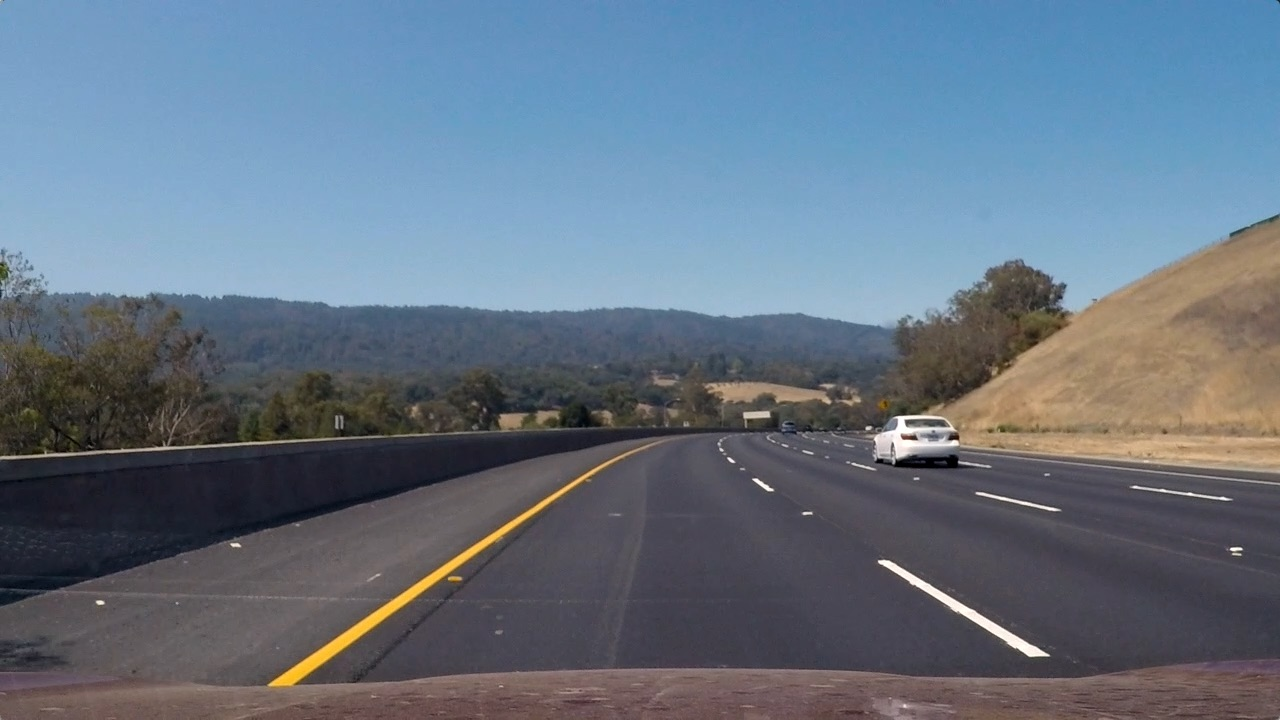
#> input picture test3.jpg, 1280 x 720 px, given in place of project_video.mp4, which was not available
$ jupyter execute 'Lane line detection project (1).ipynb'   (shell and % lines are left out)   (older library calls are emulated)   (text cells are left out)
#> lines starting #> are read from the running program, lines starting #| are printed output that depends on the picture; pictures that were not available may be replaced by others from this repository, and a replacement may not be noted
[cell 1]
import numpy as np
import cv2
import glob
import os
import matplotlib.pyplot as plt
import sys

[cell 2]
def abs_sobel_thresh(img, orients='x', sobel_kernel=3, thresh=(0,255)):
    gray = cv2.cvtColor(img, cv2.COLOR_BGR2GRAY)

    if(orients == 'x'):
        abs_sobel = np.absolute(cv2.Sobel(gray, cv2.CV_64F, 1, 0, ksize=sobel_kernel))
    if(orients == 'y'):
        abs_sobel = np.absolute(cv2.Sobel(gray, cv2.CV_64F, 0, 1, ksize=sobel_kernel))

    scaled_sobel = np.uint8((255*abs_sobel)/np.max(abs_sobel))

    binary_output = np.zeros_like(scaled_sobel)
    binary_output[(scaled_sobel >= thresh[0]) & (scaled_sobel <= thresh[1])] = 1

    return binary_output

[cell 3]
def mag_thresh(img, sobel_kernel=3, thresh=(0, 255)):

    gray = cv2.cvtColor(img, cv2.COLOR_BGR2GRAY)

    sobelx = cv2.Sobel(gray, cv2.CV_64F, 1, 0, ksize=sobel_kernel)
    sobely = cv2.Sobel(gray, cv2.CV_64F, 0, 1, ksize=sobel_kernel)

    grad_mag = np.sqrt(sobelx**2 + sobely**2)

    scale_factor = np.max(grad_mag)/255

    grad_mag = (grad_mag/scale_factor).astype(np.uint8)

    binary_output = np.zeros_like(grad_mag)
    binary_output[(grad_mag >= thresh[0]) & (grad_mag <= thresh[1])] = 1

    return binary_output

[cell 4]
def dir_thresh(img, sobel_kernel=3, thresh=(0,np.pi/2)):
    gray = cv2.cvtColor(img, cv2.COLOR_BGR2GRAY)
    sobelx = cv2.Sobel(gray, cv2.CV_64F, 1, 0, ksize=sobel_kernel)
    sobely = cv2.Sobel(gray, cv2.CV_64F, 0, 1, ksize=sobel_kernel)
    abs_grad_dir = np.arctan2(np.absolute(sobely), np.absolute(sobelx))
    binary_output = np.zeros_like(abs_grad_dir)
    binary_output[(abs_grad_dir >= thresh[0]) & (abs_grad_dir <= thresh[1])] = 1

    return binary_output

[cell 5]
def hls_select(img, thresh=(0,255)):
    """
    A function that converts the image from RGB to HLS and apply thresholdd
    """
    hls = cv2.cvtColor(img, cv2.COLOR_RGB2HLS)
    S = hls[:,:,2]
    binary_output = np.zeros_like(S)
    binary_output[(S > thresh[0]) & (S <= thresh[1])] = 1

    return binary_output

[cell 6]
def warp_image(img):

    img_size = (img.shape[1], img.shape[0])

    src = np.float32(
        [[273,680],
         [1046,680],
         [585,455],
         [700,455]])

    dst = np.float32(
        [[300,720],
         [980,720],
         [300,0],
         [980,0]])

    M = cv2.getPerspectiveTransform(src,dst)
    Minv = cv2.getPerspectiveTransform(dst,src)
    warped_image = cv2.warpPerspective(img, M, img_size, flags=cv2.INTER_LINEAR)
    unwarped_image = cv2.warpPerspective(img, Minv, img_size, flags=cv2.INTER_LINEAR)

    return warped_image, unwarped_image, M, Minv

[cell 7]
# [7 lines left out: function hist, not called in this run]

[cell 8]
def find_lane_pixels(warped_image, plot= False):

    #Try changing nwindows from 9 and see what is the difference

    # make a copy to work on
    binary_warped = warped_image.copy()

    # Take a histogram of the bottom half of the image
    histogram = np.sum(binary_warped[binary_warped.shape[0]//2:,:], axis=0)

    # Create an output image to draw on and visualize the result
    out_img = np.dstack((binary_warped, binary_warped, binary_warped))

    # Find the peak of the left and right halves of the histogram
    # These will be the starting point for the left and right lines
    #midpoint = np.int(histogram.shape[0]//4)
    midpoint = int(histogram.shape[0]//2)
    leftx_base = np.argmax(histogram[:midpoint])

    # we shouldn't take the range from midpoint to end because it will detect
    # the lane line in the end of the photo not the end of the same lane line
    rightx_base = np.argmax(histogram[midpoint:midpoint + 500]) + midpoint

    # HYPERPARAMETERS
    # Choose the number of sliding windows
    nwindows = 9
    # Set the width of the windows +/- margin
    margin = 100
    # Set minimum number of pixels found to recenter window
    minpix = 50

    # Set height of windows - based on nwindows above and image shape
    window_height = int(binary_warped.shape[0]//nwindows)

    # Identify the x and y positions of all nonzero pixels in the image
    nonzero = binary_warped.nonzero()
    nonzeroy = np.array(nonzero[0])
    nonzerox = np.array(nonzero[1])

    # Current positions to be updated later for each window in nwindows
    leftx_current = leftx_base
    rightx_current = rightx_base

    # Create empty lists to receive left and right lane pixel indices
    left_lane_inds = []
    right_lane_inds = []

    # Step through the windows one by one
    for window in range(nwindows):
        # Identify window boundaries in x and y (and right and left)
        win_y_low = binary_warped.shape[0] - (window+1)*window_height
        win_y_high = binary_warped.shape[0] - window*window_height
        win_xleft_low = leftx_current - margin
        win_xleft_high = leftx_current + margin
        win_xright_low = rightx_current - margin
        win_xright_high = rightx_current + margin

        # Draw the windows on the visualization image
        cv2.rectangle(out_img,(win_xleft_low,win_y_low),
        (win_xleft_high,win_y_high),(0,255,0), 2)
        cv2.rectangle(out_img,(win_xright_low,win_y_low),
        (win_xright_high,win_y_high),(0,255,0), 2)

        # Identify the nonzero pixels in x and y within the window #
        good_left_inds = ((nonzeroy >= win_y_low) & (nonzeroy < win_y_high) &
        (nonzerox >= win_xleft_low) &  (nonzerox < win_xleft_high)).nonzero()[0]
        good_right_inds = ((nonzeroy >= win_y_low) & (nonzeroy < win_y_high) &
        (nonzerox >= win_xright_low) &  (nonzerox < win_xright_high)).nonzero()[0]

        # Append these indices to the lists
        left_lane_inds.append(good_left_inds)
        right_lane_inds.append(good_right_inds)

        # If you found > minpix pixels, recenter next window on their mean position
        if len(good_left_inds) > minpix:
            leftx_current = int(np.mean(nonzerox[good_left_inds]))
        if len(good_right_inds) > minpix:
            rightx_current = int(np.mean(nonzerox[good_right_inds]))

    # Generate x and y values for plotting
    ploty = np.linspace(0, binary_warped.shape[0]-1, binary_warped.shape[0])

    # Concatenate the arrays of indices (previously was a list of lists of pixels)
    try:
        left_lane_inds = np.concatenate(left_lane_inds)
        right_lane_inds = np.concatenate(right_lane_inds)
    except ValueError:
        # Avoids an error if the above is not implemented fully
        pass

    # Extract left and right line pixel positions
    leftx = nonzerox[left_lane_inds]
    lefty = nonzeroy[left_lane_inds]
    rightx = nonzerox[right_lane_inds]
    righty = nonzeroy[right_lane_inds]

    if plot == True:
        plt.figure(figsize=(10,10))
        fig = plt.figure()

        plt.imshow(out_img)
        plt.plot(leftx, ploty, color='yellow')
        plt.plot(rightx, ploty, color='yellow')
        plt.xlim(0, 1280)
        plt.ylim(720, 0)

    return leftx, lefty, rightx, righty, out_img

[cell 9]
def fit_polynomial(binary_warped):
    # Find our lane pixels first
    leftx, lefty, rightx, righty, out_img = find_lane_pixels(binary_warped, plot=False)

    # Fit a second order polynomial to each using `np.polyfit`
    left_fit = np.polyfit(lefty, leftx, 2)
    right_fit = np.polyfit(righty, rightx, 2)

    # Generate x and y values for plotting
    ploty = np.linspace(0, binary_warped.shape[0]-1, binary_warped.shape[0])
    try:
        left_fitx = left_fit[0]*ploty**2 + left_fit[1]*ploty + left_fit[2]
        right_fitx = right_fit[0]*ploty**2 + right_fit[1]*ploty + right_fit[2]
    except TypeError:
        # Avoids an error if `left` and `right_fit` are still none or incorrect
        print('The function failed to fit a line!')
        left_fitx = 1*ploty**2 + 1*ploty
        right_fitx = 1*ploty**2 + 1*ploty

    ## Visualization ##
    # Colors in the left and right lane regions
    out_img[lefty, leftx] = [255, 0, 0]
    out_img[righty, rightx] = [255, 0, 0]

    # Plots the left and right polynomials on the lane lines
    plt.plot(left_fitx, ploty, color='yellow')
    plt.plot(right_fitx, ploty, color='yellow')

    return left_fit, right_fit, out_img

[cell 10]
# [69 lines left out: function fit_continuous, not called in this run]

[cell 11]
def lane_detection(img_file, apply_blur=False):
    """""
    A pipeline function to get the output with one function,
    It is combining some lane detection the steps in one function
    """""

    # read image
    #image = cv2.imread(img_file)
    image = img_file
    #image = cv2.cvtColor(image, cv2.COLOR_BGR2RGB)

    # if blur argument is true define a kernel size of 5x5 and apply
    # gaussian blur
    if(apply_blur == True):
        kernel_size = 5
        image = cv2.GaussianBlur(image, (kernel_size,kernel_size), 0)


    # applying gradient and color thresholding then combining
    sobelx_bin = abs_sobel_thresh(image, orients='x', sobel_kernel=3, thresh=(22,100))
    mag_bin = mag_thresh(image, sobel_kernel=3, thresh=(40, 100))
    dir_bin = dir_thresh(image, sobel_kernel=3, thresh=(0.7, 1.3))

    S_channel_bin = hls_select(image, thresh=(90,255))

    # Combine different binary thresholds
    combined_bin1 = np.zeros_like(sobelx_bin)
    combined_bin1[(sobelx_bin == 1) | (S_channel_bin == 1)] = 1

    combined_bin2 = np.zeros_like(sobelx_bin)
    combined_bin2[(sobelx_bin == 1) | (S_channel_bin == 1) | (mag_bin == 1)] = 1

    # Apply perspective transform
    # return warped_image, unwarped_image, M, Minv of warp_image(img) function
    # we will need the Minv later
    # combined_bin1 is the best to work with

    warped_image, _,_,_ = warp_image(combined_bin1)

    return image, sobelx_bin, S_channel_bin, combined_bin1, combined_bin2, warped_image

[cell 12]
def curvature(left_fit, right_fit, binary_warped, print_data = True):
    """""""""
    This function calculates the radius of curvature of the road and the position
    from the center of the lane
    """""""""
    #ploty = np.linspace(0, binary_warped.shape[0]-1, binary_warped.shape[0])
    ploty = np.linspace(0, binary_warped.shape[0], binary_warped.shape[0])
    # Define y-value where we want radius of curvature
    # I'll choose the maximum y-value, corresponding to the bottom of the image
    y_eval = np.max(ploty)

    ym_per_pix = 30/720 # meters per pixel in y dimension
    xm_per_pix = 3.7/700 # meters per pixel in x dimension

    #Define left and right lanes in pixels
    leftx = left_fit[0]*ploty**2 + left_fit[1]*ploty + left_fit[2]
    rightx = right_fit[0]*ploty**2 + right_fit[1]*ploty + right_fit[2]

    #Identify new coefficients in metres
    left_fit_cr = np.polyfit(ploty*ym_per_pix, leftx*xm_per_pix, 2)
    right_fit_cr = np.polyfit(ploty*ym_per_pix, rightx*xm_per_pix, 2)

    # Calculate the new radii of curvature
    #left_curverad = ((1 + (2*left_fit_cr[0]*y_eval*ym_per_pix + left_fit_cr[1])**2)**1.5) / np.absolute(2*left_fit_cr[0])
    #right_curverad = ((1 + (2*right_fit_cr[0]*y_eval*ym_per_pix + right_fit_cr[1])**2)**1.5) / np.absolute(2*right_fit_cr[0])

    left_curverad = ((1 + (2*left_fit_cr[0]*y_eval*ym_per_pix + left_fit_cr[1])**2)**1.5) / np.absolute(2*left_fit_cr[0])
    right_curverad = ((1 + (2*right_fit_cr[0]*y_eval*ym_per_pix + right_fit_cr[1])**2)**1.5) / np.absolute(2*right_fit_cr[0])

    #Calculation of center
    #left_lane and right lane bottom in pixels
    left_lane_bottom = (left_fit[0]*y_eval)**2 + left_fit[0]*y_eval + left_fit[2]
    right_lane_bottom = (right_fit[0]*y_eval)**2 + right_fit[0]*y_eval + right_fit[2]
    # Lane center as mid of left and right lane bottom

    lane_center = (left_lane_bottom + right_lane_bottom)/2.
    #center_image = 640
    #center = (lane_center - center_image)*xm_per_pix #Convert to meters
    car_position = binary_warped.shape[1]/2
    lane_center_position = (leftx[719] + rightx[719]) / 2
    center = (car_position - lane_center_position) * xm_per_pix

    # [6 lines of commented-out code are left out]

    return left_curverad, right_curverad, center

[cell 13]
def project_lane_line(warped_image, left_fit, right_fit, orig_img):
    """""""""
    A function to fill the lane and unwarp the image
    """""""""
    new_img = np.copy(orig_img)
    binary_img = np.copy(warped_image)
    warp_zero = np.zeros_like(binary_img).astype(np.uint8)
    color_warp = np.dstack((warp_zero, warp_zero, warp_zero))

    ploty = np.linspace(0, binary_img.shape[0]-1, binary_img.shape[0])

    left_fitx = left_fit[0]*ploty**2 + left_fit[1]*ploty + left_fit[2]
    right_fitx = right_fit[0]*ploty**2 + right_fit[1]*ploty + right_fit[2]

    pts_left = np.array([np.transpose(np.vstack([left_fitx, ploty]))])
    pts_right = np.array([np.flipud(np.transpose(np.vstack([right_fitx, ploty])))])
    pts = np.hstack((pts_left, pts_right))

    cv2.fillPoly(color_warp, np.int_([pts]), (0,255, 0))
    cv2.polylines(color_warp, np.int32([pts_left]), isClosed=False, color=(255,0,0), thickness=15)
    cv2.polylines(color_warp, np.int32([pts_right]), isClosed=False, color=(255,0,0), thickness=15)

    filled_warp = np.copy(color_warp)
    _, newwarp,_,_ = warp_image(color_warp)

    result = cv2.addWeighted(new_img, 1, newwarp, 0.5, 0)
    return result, filled_warp

[cell 14]
def write_on_Image(orig, left_curve,right_curve,center_dist):
    """""""""
    A function to print info on the original image
    """""""""
    test_img = np.copy(orig)
    font = cv2.FONT_HERSHEY_DUPLEX
    rds_of_curve = (left_curve +right_curve)/2

    text = 'Radius of curvature: ' + '{:04.2f}'.format(rds_of_curve) + 'm'
    #cv2.putText(test_img, text, (40,70), font, 1.5, (200,255,155), 2, cv2.LINE_AA)
    cv2.putText(test_img, text, (40,70), font, 1.5, (228, 242, 68), 2, cv2.LINE_AA)
    if center_dist > 0:
        direction = 'right'
    else:
        direction = 'left'
    text = '{:04.3f}'.format(abs(center_dist)) + 'm '+ direction + ' of center'
    #cv2.putText(test_img, text, (40,120), font, 1.5, (200,255,155), 2, cv2.LINE_AA)
    cv2.putText(test_img, text, (40,120), font, 1.5, (228, 242, 68), 2, cv2.LINE_AA)

    return test_img

[cell 15]
def Print_stacked_image(imgArray, resize_param):
    """""
    A function that will take an array of images and stack them together to get
    the stacked image that is used in debugging mode
    """""
    #imgArray[0] = cv2.resize(imgArray[0], (0, 0), None, resize_param, resize_param)

    for i in range(0,6):
        imgArray[i] = cv2.resize(imgArray[i], (0, 0), None, resize_param/2, resize_param/1.3)

    h1, w1 = imgArray[0].shape[:2]
    #h2, w2 = imgArray[1].shape[:2]

    imgStack = np.zeros((3*h1, 3*w1, 3), dtype=np.uint8)
    imgStack[:,:] = (255,255,255)


    for i in range(0,6):
        if imgArray[i].ndim == 2:
            imgArray[i] = 255 * np.expand_dims(imgArray[i], axis=2)


    imgStack[:h1, :w1,:3] = imgArray[0]
    imgStack[:h1, w1:2*w1, :3] = imgArray[1]
    imgStack[:h1, 2*w1:3*w1, :3] = imgArray[2]
    imgStack[h1:2*h1, :w1, :3] = imgArray[3]
    imgStack[h1:2*h1, w1:2*w1, :3] = imgArray[4]
    imgStack[h1:2*h1, 2*w1:3*w1, :3] = imgArray[5]

    #cv2.imshow('imgStack',imgStack)
    return imgStack

[cell 16]
def pipeline(img, resize_param):

    image = img

    counter = 0
    #global last_left
    #global last_right
    #global left_fit
    #global right_fit

    #inputVideo = './project_video.mp4'
    #outputVideo ='./output_videos/project_video.mp4'

    orig, sobelx_bin, S_channel_bin, combined_bin1, combined_bin2, warped_image = lane_detection(image, apply_blur=False)

    if counter == 0:
        left_fit, right_fit, out_img = fit_polynomial(warped_image)
    else:
        left_fit, right_fit, out_img  = fit_continuous(left_fit, right_fit, warped_image, plot = False)


    # Get radius of curvature and position
    # return left_curverad, right_curverad, center
    left_curverad, right_curverad, center = curvature(left_fit, right_fit, out_img)

    #fill lane and unwarp
    filled_img, filled_warp = project_lane_line(warped_image, left_fit, right_fit, orig)

    # Print radius of curvature and position on the original photo
    final = write_on_Image(filled_img, left_curverad, right_curverad, center)


    #plt.imshow(out_img)
    img_stack = Print_stacked_image([image, sobelx_bin, warped_image, out_img, filled_warp,final], resize_param)

    #return final
    #return sobelx_bin, warped_image, out_img, final, filled_warp, img_stack
    return final, img_stack

[cell 17]
def Prcoess_video(filename, resize_param, debug, save, show):

#> called with filename = 'project_video.mp4', resize_param = 0.8, debug = 1, save = 0, show = 1
    video = cv2.VideoCapture(filename)
    output_name = filename.replace(".mp4","")
    output_name = output_name + '_out.mp4'
    if(debug == 1):
        output_name = output_name.replace(".mp4","")
        output_name = output_name + '_stacked.mp4'


    if (video.isOpened() == False):
        print("Error reading video file")

    frame_width = int(video.get(3))
    frame_height = int(video.get(4))

    if(debug):
       frame_width = int(frame_width * resize_param * 1.5)
       frame_height = int(frame_height * resize_param * 1.5)


    result = cv2.VideoWriter(output_name, cv2.VideoWriter_fourcc(*'MJPG'), 25, (frame_width, frame_height))

    while(video.isOpened()):
        ret, frame = video.read()
#> frame is the input picture: shape (720, 1280, 3); mean B, G, R 130.7, 115.3, 101.1

        if(ret):
            final, img_stack = pipeline(frame, resize_param)
#> in lane_detection, `sobelx_bin = abs_sobel_thresh(image, orients='x', sobel_kernel=3, thre..`:
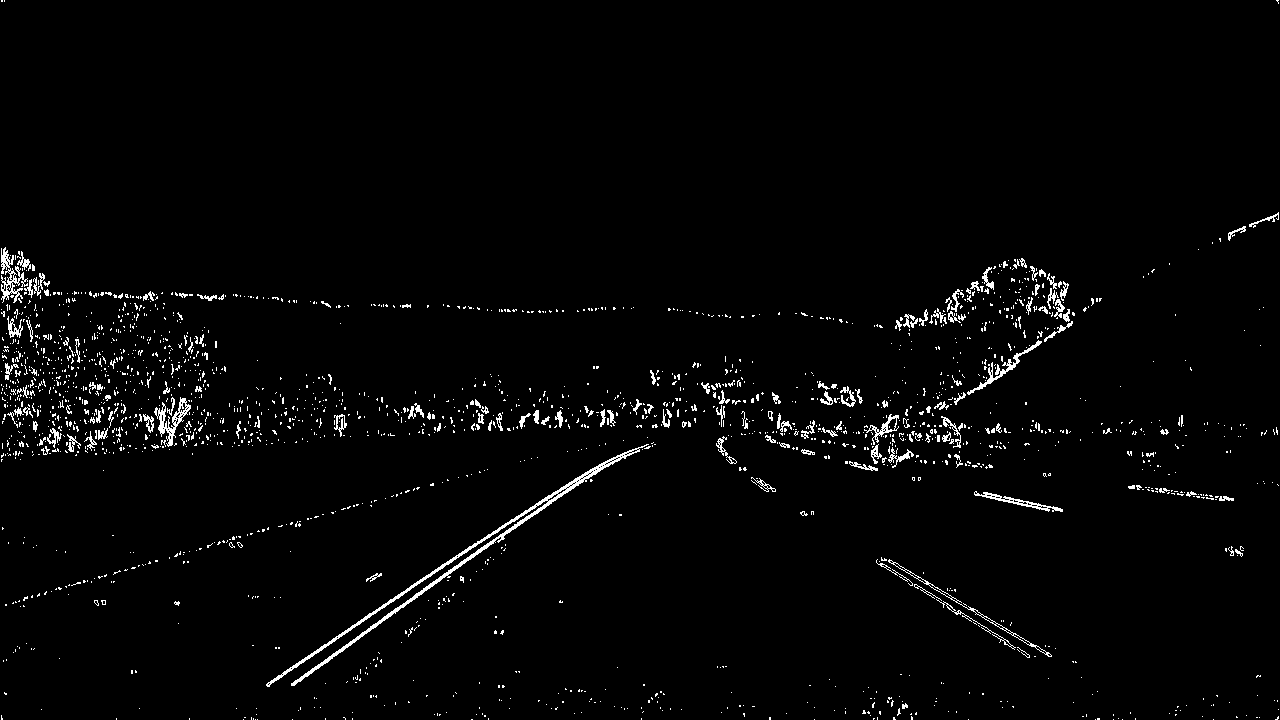
#> sobelx_bin: shape (720, 1280); values 0 (black) and 1 (white), 2.2% white in thin lines or dots
#> in mag_thresh, `sobely = cv2.Sobel(gray, cv2.CV_64F, 0, 1, ksize=sobel_kernel)`:
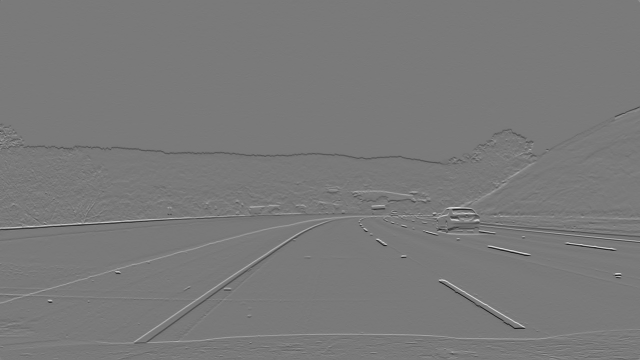
#> sobely: shape (720, 1280) float64 (shown at 1/2 size); min -745, max 812, mean -0.5; drawn with min black and max white
#> in mag_thresh, `scale_factor = np.max(grad_mag)/255`: scale_factor = 3.19
#> in dir_thresh, `abs_grad_dir = np.arctan2(np.absolute(sobely), np.absolute(sobelx))`:
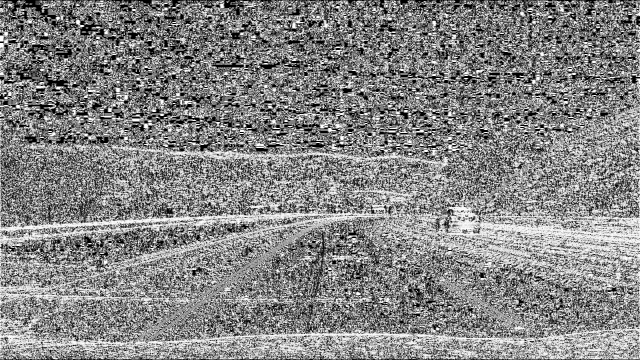
#> abs_grad_dir: shape (720, 1280) float64 (shown at 1/2 size); min 0, max 1.57, mean 0.82; drawn with min black and max white
#> in lane_detection, `dir_bin = dir_thresh(image, sobel_kernel=3, thresh=(0.7, 1.3))`:
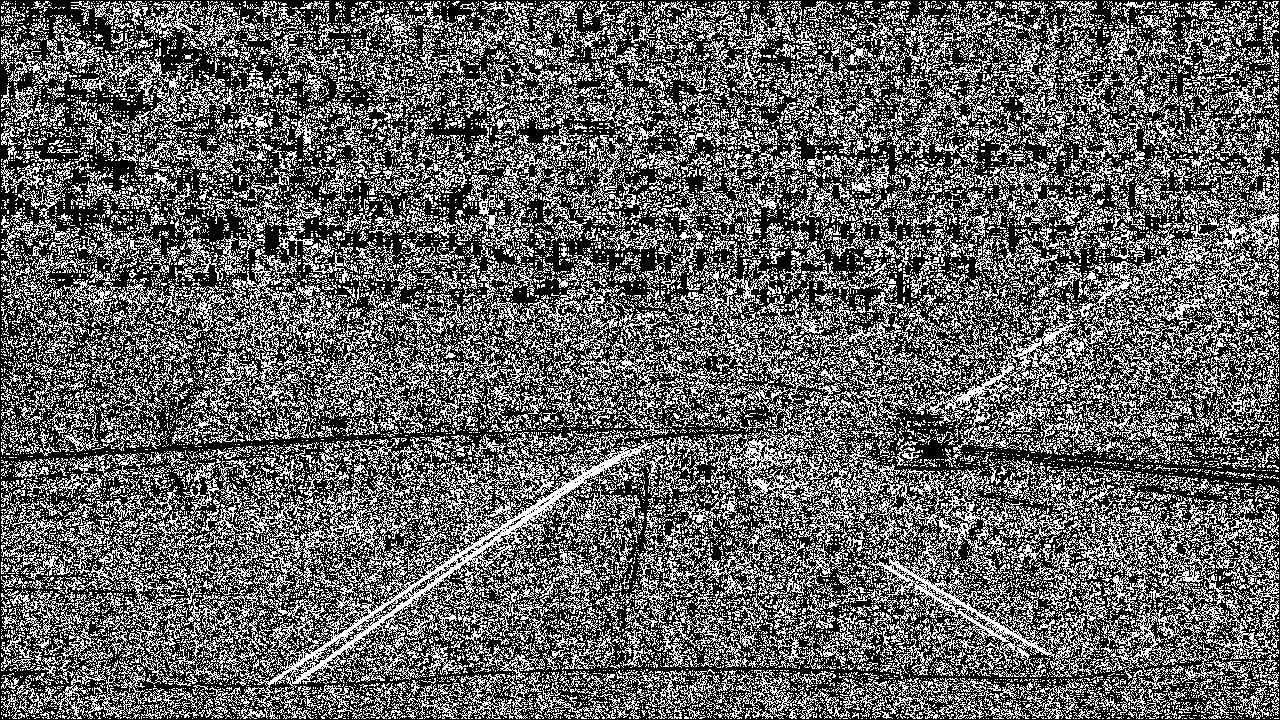
#> dir_bin: shape (720, 1280) float64; values 0 (black) and 1 (white), 38.1% white in thin lines or dots
#> (the rest of the program and of its run is left out)
